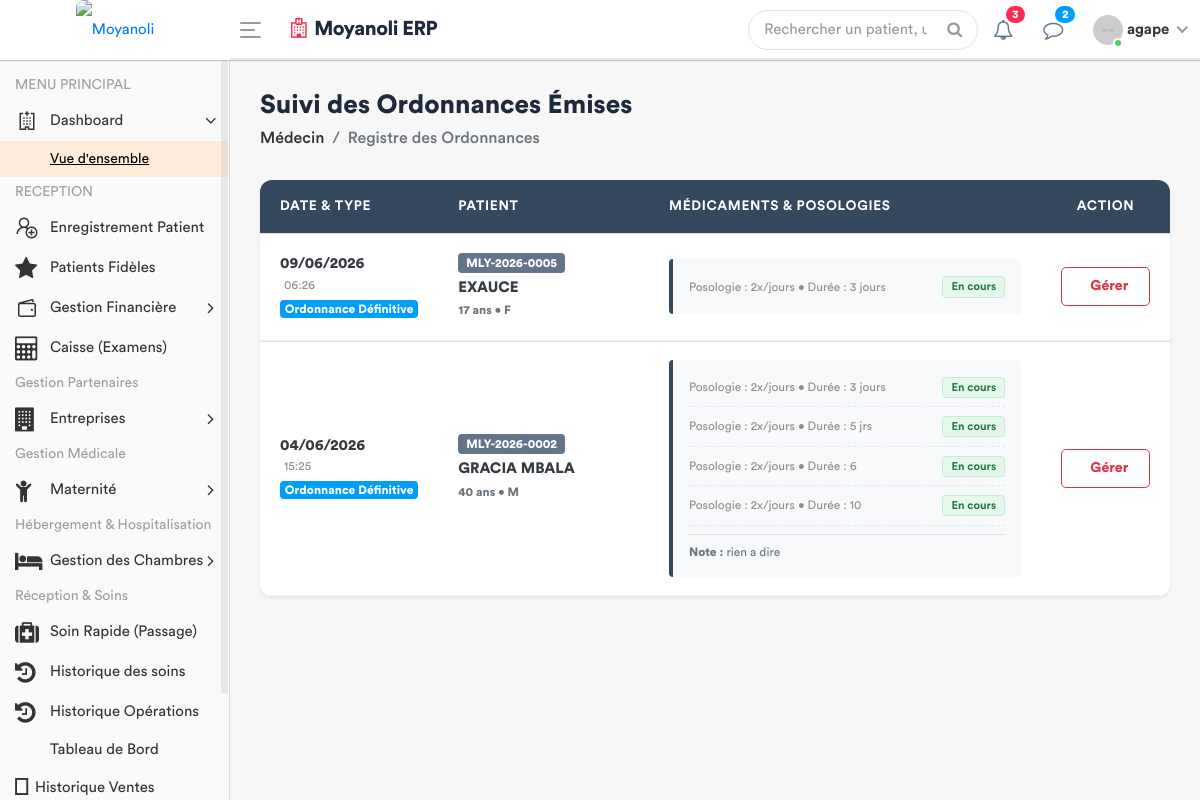
Before: /medecin/ordonnances-delivrees/ (signed in) with the older database file.
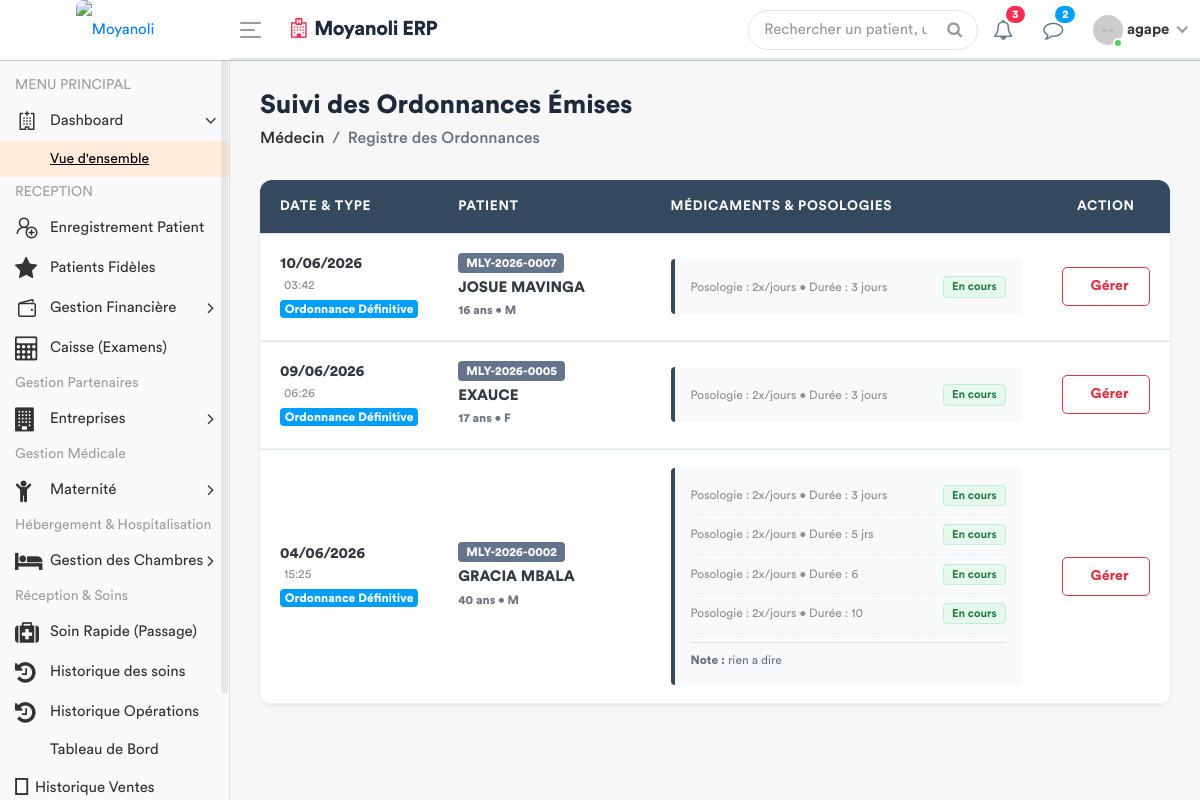
After: the same page with the newer database file.
### apps/models.py (models this page shows, shortened)
class Ordonnance(models.Model):
    TYPE_CHOICES = [('URGENCE', 'Ordonnance d’Urgence'), ('DEFINITIVE', 'Ordonnance Définitive')]
    consultation = models.ForeignKey('Consultation', on_delete=models.CASCADE)
    date_prescrite = models.DateTimeField(default=timezone.now)
    type_ordonnance = models.CharField(max_length=20, choices=TYPE_CHOICES, default='URGENCE')
    diagnostic = models.CharField(max_length=255, blank=True)
    observation = models.TextField(blank=True)

class Consultation(models.Model):
    triage = models.OneToOneField(SigneVital, db_index=True, on_delete=models.CASCADE)
    medecin = models.ForeignKey(settings.AUTH_USER_MODEL, on_delete=models.SET_NULL, null=True)
    motif_consultation = models.TextField(verbose_name="Motif")
    histoire_maladie = models.TextField(verbose_name="Histoire de la maladie")
    examen_physique = models.TextField(verbose_name="Examen physique")
    complement_d_anamnese = models.CharField(max_length=200, null=True)
    hypothese_diagnostique = models.TextField(verbose_name="Hypothèse diagnostique")
    date_creation = models.DateTimeField(default=timezone.now)
    consultation_payee = models.BooleanField(default=False, verbose_name="Consultation payée")

class SigneVital(models.Model):
    patient = models.ForeignKey(Patient, on_delete=models.CASCADE)
    temperature = models.DecimalField(max_digits=4, decimal_places=1)
    poids = models.DecimalField(max_digits=5, decimal_places=2)
    tension_arterielle = models.CharField(max_length=10)
    frequence_cardiaque = models.IntegerField()
    frequence_respiratoire = models.IntegerField(null=True, blank=True)
    saturation_oxygene = models.IntegerField(null=True, blank=True)
    date_prelevement = models.DateTimeField(default=timezone.now)
    infirmier = models.ForeignKey(User, on_delete=models.SET_NULL, null=True)
    est_consulte = models.BooleanField(default=False)

class Patient(models.Model):
    TYPE_CHOICES = [
        ('SIMPLE', 'Patient Simple'),
        ('FIDELE', 'Patient Fidèle'),
        ('CONVENTIONNE', 'Patient Conventionné'),
    ]
    code_patient = models.CharField(max_length=20, unique=True, editable=False)
    noms = models.CharField(max_length=100)
    service = models.ForeignKey('Service', on_delete=models.PROTECT, related_name='patients', null=True)
    sexe = models.CharField(max_length=1, choices=[('M', 'Masculin'), ('F', 'Féminin')])
    age = models.CharField(max_length=30)
    adresse = models.TextField()
    telephone = models.CharField(max_length=20)
    type_patient = models.CharField(max_length=15, choices=TYPE_CHOICES, default='SIMPLE')
    a_carte_fidelite = models.BooleanField(default=False, verbose_name="Possède carte de fidélité")
    entreprise = models.ForeignKey('Entreprise', on_delete=models.SET_NULL, null=True, blank=True, verbose_name="Entreprise (si conventionné)")
    fiche_payee = models.BooleanField(default=False)
    created_by = models.ForeignKey(User, on_delete=models.SET_NULL, null=True, related_name='patients_crees')
    date_creation = models.DateTimeField(auto_now_add=True)
    date_modification = models.DateTimeField(auto_now=True)

class Medicament(models.Model):
    ordonnance = models.ForeignKey('Ordonnance', on_delete=models.CASCADE, related_name='medicaments')
    nom = models.CharField(max_length=255)
    posologie = models.CharField(max_length=255)
    duree = models.CharField(max_length=100)
    STATUT_CHOICES = [('EN_COURS', 'En cours'), ('STOPPE', 'Stoppé')]
    statut = models.CharField(max_length=20, choices=STATUT_CHOICES, default='EN_COURS')

### apps/views.py (the view, shortened to what this page needs)
# urls.py: path('medecin/ordonnances-delivrees/', views.liste_ordonnances_delivrees_view, name='liste_ordonnances_delivrees'),
@login_required
def liste_ordonnances_delivrees_view(request):
    ordonnances_medecin = Ordonnance.objects.select_related(
        'consultation__triage__patient'
    ).prefetch_related(
        'medicaments'
    ).order_by('-date_prescrite')
    role = Fonction.objects.filter(userKey=request.user).first()
    fonctionKey = role.fonctionKey.roleName if role and role.fonctionKey else None
    context = {
        'ordonnances_medecin': ordonnances_medecin,
        'fonctionKey': fonctionKey
    }
    return render(request, 'back-end/medecin/liste_ordonnances_delivrees.html', context)

### apps/templates/back-end/medecin/liste_ordonnances_delivrees.html (shortened to what the changed rows need)
<!DOCTYPE html>
{% load static %}
<html lang="fr">
<head>
    {% include 'back-end/includes/css.html' %}
</head>
<body>
    <div class="main-wrapper">
        <div class="page-wrapper">
            <div class="content container-fluid">
                <div class="card shadow-sm custom-table-card">
                    <div class="card-body p-0">
                        <div class="table-responsive">
                            <table class="table table-modern table-hover mb-0" width="100%">
                                <thead>
                                    <tr>
                                        <th style="width: 15%;">Date & Type</th>
                                        <th style="width: 25%;">Patient</th>
                                        <th style="width: 45%;">Médicaments & Posologies</th>
                                        <th style="width: 15%;" class="text-center">Action</th>
                                    </tr>
                                </thead>
                                <tbody>
                                    {% for ord in ordonnances_medecin %}
                                    <tr>
                                        <td class="align-middle">
                                            <div class="text-dark font-weight-bold">{{ ord.date_prescrite|date:"d/m/Y" }}</div>
                                            <small class="text-muted d-block mb-1">{{ ord.date_prescrite|date:"H:i" }}</small>
                                            <span class="badge {% if ord.type_ordonnance == 'URGENCE' %}badge-danger{% else %}badge-info{% endif %} font-weight-bold" style="font-size: 0.75rem;">
                                                {{ ord.get_type_ordonnance_display }}
                                            </span>
                                        </td>
                                        <td class="align-middle">
                                            <span class="badge badge-secondary mb-1 px-2 py-1" style="font-size: 0.75rem; background-color: #64748b;">
                                                {{ ord.consultation.triage.patient.code_patient }}
                                            </span>
                                            <span class="d-block text-uppercase font-weight-bold text-dark">{{ ord.consultation.triage.patient.noms }}</span>
                                            <small class="text-secondary font-weight-bold">{{ ord.consultation.triage.patient.age }} ans &bull; {{ ord.consultation.triage.patient.sexe }}</small>
                                        </td>
                                        <td class="align-middle">
                                            <div class="bg-light p-3 rounded" style="border-left: 4px solid #34495e;">
                                                {% for medoc in ord.medicaments.all %}
                                                <div class="d-flex justify-content-between align-items-center medoc-item">
                                                    <div>
                                                        <span class="text-muted small d-block">
                                                            Posologie : {{ medoc.posologie }} &bull; Durée : {{ medoc.duree }}
                                                        </span>
                                                    </div>
                                                    <div>
                                                        {% if medoc.statut == 'EN_COURS' %}
                                                            <span class="badge badge-actif px-2 py-1 small">En cours</span>
                                                        {% else %}
                                                            <span class="badge badge-stoppe px-2 py-1 small">Stoppé</span>
                                                        {% endif %}
                                                    </div>
                                                </div>
                                                {% endfor %}
                                                {% if ord.observation %}
                                                    <div class="mt-2 pt-2 border-top small text-secondary">
                                                        <strong>Note :</strong> {{ ord.observation }}
                                                    </div>
                                                {% endif %}
                                            </div>
                                        </td>
                                        <td class="text-center align-middle">
                                            <button type="button" class="btn btn-outline-danger btn-sm btn-block font-weight-bold py-2" data-toggle="modal" data-target="#modalGerer{{ ord.id }}">
                                                 Gérer
                                            </button>
                                        </td>
                                    </tr>
                                    {% endfor %}
                                </tbody>
                            </table>
                        </div>
                    </div>
                </div>
            </div>
        </div>
    </div>
</body>
</html>

Changed rows visible on the page:
added Ordonnance: date_prescrite "10/06/2026", date_prescrite "03:42", type_ordonnance "Ordonnance Définitive", consultation.triage.patient.code_patient "MLY-2026-0007", consultation.triage.patient.noms "JOSUE MAVINGA", consultation.triage.patient.age "16", consultation.triage.patient.sexe "M"
added Medicament: posologie "2x/jours", duree "3 jours", statut "En cours", shown under "10/06/2026"
